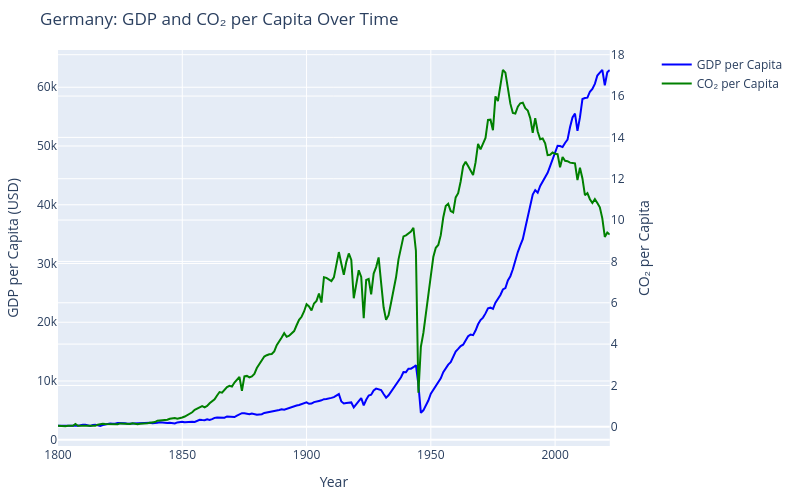

Notebook cell for this chart:
### Code cell
plot_gdp_co2_px("Germany")

### Figure 1 — Plotly figure (JSON) as saved in the notebook; plotly's stock layout.template omitted (floating-point values rounded to 4 significant figures; data arrays with more than 128 entries replaced by an {"elided": "..."} marker saying what was removed)
{"data": [{"hovertemplate": "GDP: %{y}<extra></extra>", "line": {"color": "blue"}, "mode": "lines", "name": "GDP per Capita", "type": "scatter", "x": {"elided": "223 int values"}, "xaxis": "x", "y": {"elided": "223 float values"}, "yaxis": "y"}, {"hovertemplate": "CO₂: %{y}<extra></extra>", "line": {"color": "green"}, "mode": "lines", "name": "CO₂ per Capita", "type": "scatter", "x": {"elided": "223 int values"}, "xaxis": "x", "y": {"elided": "223 float values"}, "yaxis": "y2"}], "layout": {"height": 500, "hovermode": "x unified", "margin": {"b": 40, "l": 50, "r": 50, "t": 50}, "title": {"text": "Germany: GDP and CO₂ per Capita Over Time"}, "width": 800, "xaxis": {"anchor": "y", "domain": [0, 0.94], "title": {"text": "Year"}}, "yaxis": {"anchor": "x", "domain": [0, 1], "title": {"text": "GDP per Capita (USD)"}}, "yaxis2": {"anchor": "x", "overlaying": "y", "side": "right", "title": {"text": "CO₂ per Capita"}}}}
